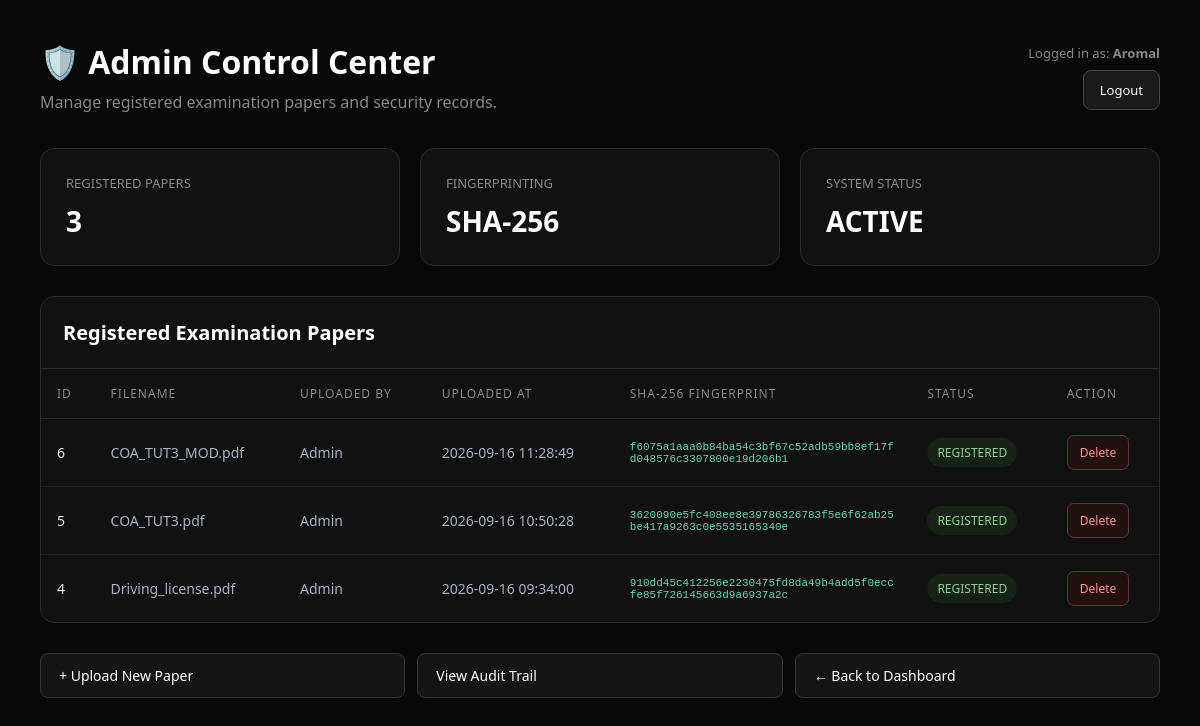
Before: /admin (signed in) with the older database file.
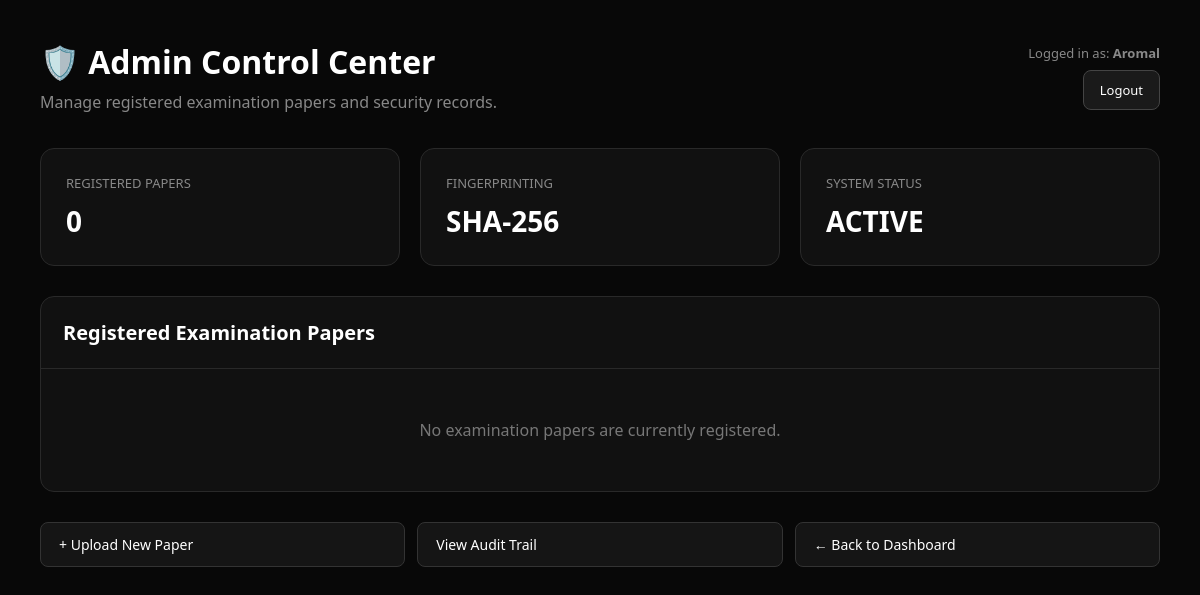
After: the same page with the newer database file.
### tables this page shows
CREATE TABLE papers (
            id INTEGER PRIMARY KEY AUTOINCREMENT,
            filename TEXT NOT NULL,
            fingerprint TEXT NOT NULL,
            uploaded_by TEXT NOT NULL,
            uploaded_at TEXT NOT NULL
        , stored_filename TEXT);

### app.py (the view)
@app.route("/admin")
@admin_required
def admin_page():
    conn = get_db_connection()
    papers = conn.execute(
        "SELECT * FROM papers ORDER BY id DESC"
    ).fetchall()
    conn.close()
    return render_template(
        "admin.html",
        papers=papers
    )

### app.py (called while the page is built)
def get_db_connection():
    conn = sqlite3.connect(DATABASE_FILE)
    conn.row_factory = sqlite3.Row
    return conn

def admin_required(route_function):
    @wraps(route_function)
    def wrapper(*args, **kwargs):
        if not session.get("admin_logged_in"):
            return redirect(url_for("admin_login"))
        return route_function(*args, **kwargs)
    return wrapper

### templates/admin.html (shortened to what this page needs)
<!DOCTYPE html>
<html lang="en">
<head>
    <link rel="stylesheet"
          href="{{ url_for('static', filename='style.css') }}">
</head>
<body>
<div class="admin-page">
    <div class="admin-header">
        <div class="admin-title">
            <h1>
                🛡️ Admin Control Center
            </h1>
            <p>
                Manage registered examination papers
                and security records.
            </p>
        </div>
        <div class="admin-user">
            <span>
                Logged in as:
                <strong>
                    {{ session.get("admin_username", "Administrator") }}
                </strong>
            </span>
            <a
                href="{{ url_for('admin_logout') }}"
                class="logout-button">
                Logout
            </a>
        </div>
    </div>
    <div class="stats">
        <div class="stat-card">
            <div class="label">
                REGISTERED PAPERS
            </div>
            <div class="value">
                {{ papers|length }}
            </div>
        </div>
        <div class="stat-card">
            <div class="label">
                FINGERPRINTING
            </div>
            <div class="value">
                SHA-256
            </div>
        </div>
        <div class="stat-card">
            <div class="label">
                SYSTEM STATUS
            </div>
            <div class="value">
                ACTIVE
            </div>
        </div>
    </div>
    <div class="table-card">
        <div class="table-header">
            <h2>
                Registered Examination Papers
            </h2>
        </div>
        <div class="table-wrapper">
            {% if papers %}
            <table>
                <thead>
                    <tr>
                        <th>
                            ID
                        </th>
                        <th>
                            Filename
                        </th>
                        <th>
                            Uploaded By
                        </th>
                        <th>
                            Uploaded At
                        </th>
                        <th>
                            SHA-256 Fingerprint
                        </th>
                        <th>
                            Status
                        </th>
                        <th>
                            Action
                        </th>
                    </tr>
                </thead>
                <tbody>
                {% for paper in papers %}
                    <tr>
                        <td>
                            {{ paper["id"] }}
                        </td>
                        <td>
                            {{ paper["filename"] }}
                        </td>
                        <td>
                            {{ paper["uploaded_by"] }}
                        </td>
                        <td>
                            {{ paper["uploaded_at"] }}
                        </td>
                        <td class="fingerprint">
                            {{ paper["fingerprint"] }}
                        </td>
                        <td>
                            <span class="status">
                                REGISTERED
                            </span>
                        </td>
                        <td>
                            <form
                                method="POST"
                                action="{{ url_for('delete_paper', paper_id=paper['id']) }}"
                                onsubmit="return confirm('Are you sure you want to delete this examination paper? This action cannot be undone.');"
                            >
                                <button
                                    type="submit"
                                    class="delete-button">
                                    Delete
                                </button>
                            </form>
                        </td>
                    </tr>
                {% endfor %}
                </tbody>
            </table>
            {% else %}
                <div class="empty-state">
                    No examination papers are currently registered.
                </div>
            {% endif %}
        </div>
    </div>
    <div class="bottom-actions">
        <a
            href="{{ url_for('upload_page') }}"
            class="action-button">
            + Upload New Paper
        </a>
        <a
            href="{{ url_for('audit_trail') }}"
            class="action-button">
            View Audit Trail
        </a>
        <a
            href="{{ url_for('home') }}"
            class="action-button">
            ← Back to Dashboard
        </a>
    </div>
</div>
</body>
</html>

### static/style.css (style rules this page uses)
* { margin: 0; padding: 0; box-sizing: border-box; }
body { font-family: "Segoe UI", Arial, sans-serif; background: #0b0f19; color: #e8edf7; min-height: 100vh; }
h1 { font-size: clamp(22px, 3vw, 30px); font-weight: 600; margin-bottom: 10px; }
.stat-card, .panel { background: #111724; border: 1px solid #252d3d; border-radius: 12px; }
.stat-card { padding: 22px; }
.action-button { display: flex; align-items: center; gap: 15px; text-align: left; width: 100%; padding: 15px; background: #182130; border: 1px solid #293448; border-radius: 9px; color: #e8edf7; transition: 0.2s; }
.action-button { text-decoration: none; color: inherit; display: flex; align-items: center; gap: 15px; }

### templates/admin.html (style rules this page uses)
body { background: #080808; color: white; }
.admin-page { min-height: 100vh; padding: 40px; box-sizing: border-box; }
.admin-header { display: flex; justify-content: space-between; align-items: center; gap: 20px; margin-bottom: 35px; }
.admin-title h1 { margin: 0; font-size: 32px; }
.admin-title p { margin-top: 8px; color: #888; }
.admin-user { text-align: right; }
.admin-user span { display: block; color: #888; font-size: 13px; margin-bottom: 8px; }
.logout-button { display: inline-block; padding: 10px 16px; background: #1a1a1a; border: 1px solid #444; color: white; text-decoration: none; border-radius: 8px; font-size: 13px; }
.stats { display: grid; grid-template-columns: repeat(3, 1fr); gap: 20px; margin-bottom: 30px; }
.stat-card { background: #111; border: 1px solid #292929; border-radius: 14px; padding: 25px; }
.stat-card .label { color: #888; font-size: 13px; margin-bottom: 10px; }
.stat-card .value { font-size: 28px; font-weight: bold; }
.table-card { background: #111; border: 1px solid #292929; border-radius: 14px; overflow: hidden; }
.table-header { padding: 22px; border-bottom: 1px solid #292929; }
.table-header h2 { margin: 0; font-size: 20px; }
.table-wrapper { overflow-x: auto; }
.empty-state { padding: 50px; text-align: center; color: #777; }
.bottom-actions { display: flex; gap: 12px; margin-top: 30px; }
.action-button { display: inline-block; padding: 12px 18px; background: #151515; border: 1px solid #333; color: white; text-decoration: none; border-radius: 8px; font-size: 14px; }

Changed rows visible on the page:
removed papers: id "6", filename "COA_TUT3_MOD.pdf", uploaded_by "Admin", uploaded_at "2026-09-16 11:28:49", fingerprint "f6075a1aaa0b84ba54c3bf67c52adb59bb8ef17fd048576c3307800e19d206b1"
removed papers: id "5", filename "COA_TUT3.pdf", uploaded_by "Admin", uploaded_at "2026-09-16 10:50:28", fingerprint "3620090e5fc408ee8e39786326783f5e6f62ab25be417a9263c0e5535165340e"
removed papers: id "4", filename "Driving_license.pdf", uploaded_by "Admin", uploaded_at "2026-09-16 09:34:00", fingerprint "910dd45c412256e2230475fd8da49b4add5f0eccfe85f726145663d9a6937a2c"
Other visible differences:
{{ papers|length }}: "3" → "0"
text no longer shown: "ID FILENAME UPLOADED BY UPLOADED AT SHA-256 FINGERPRINT STATUS ACTION"
text now shown: "No examination papers are currently registered."
